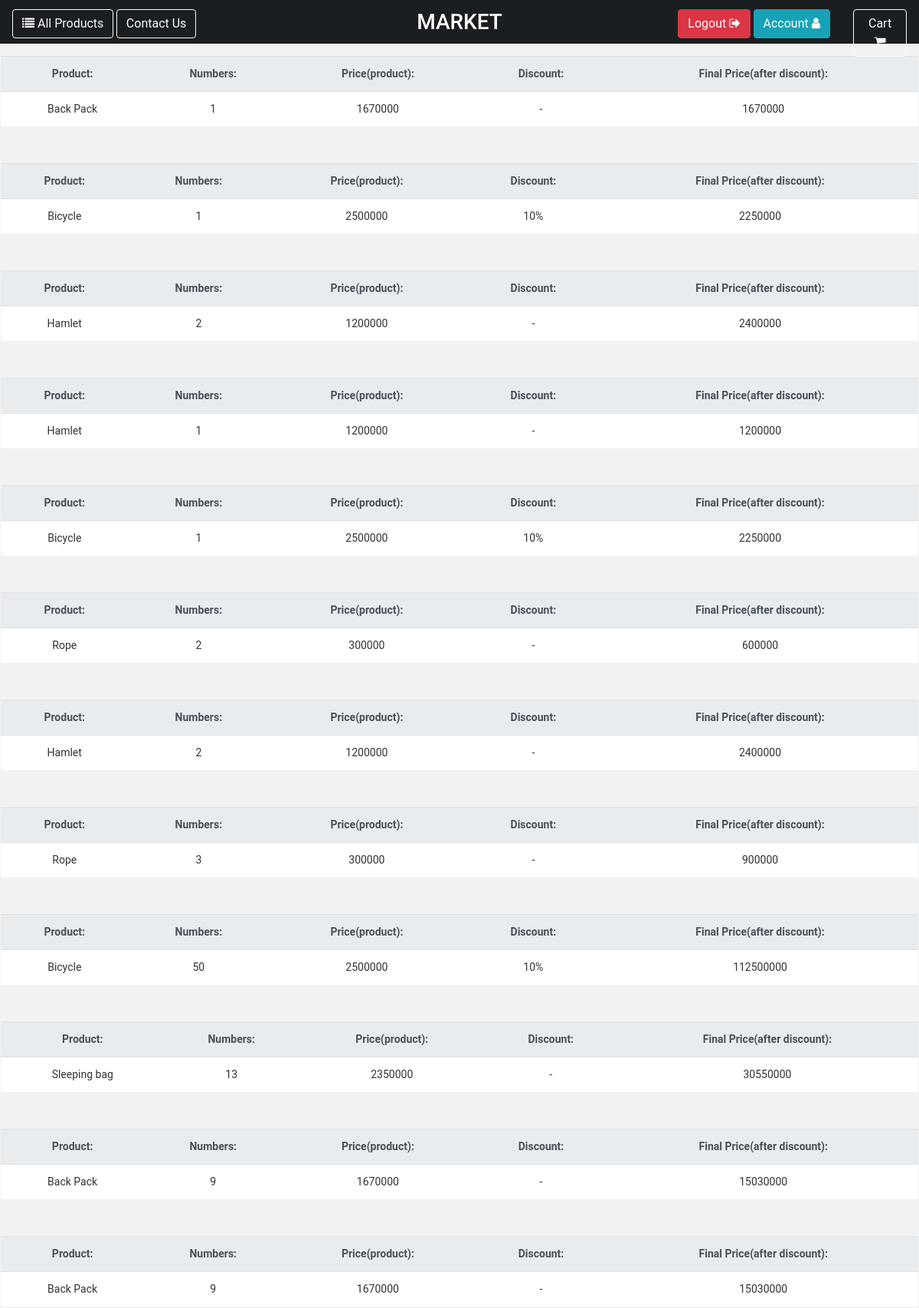
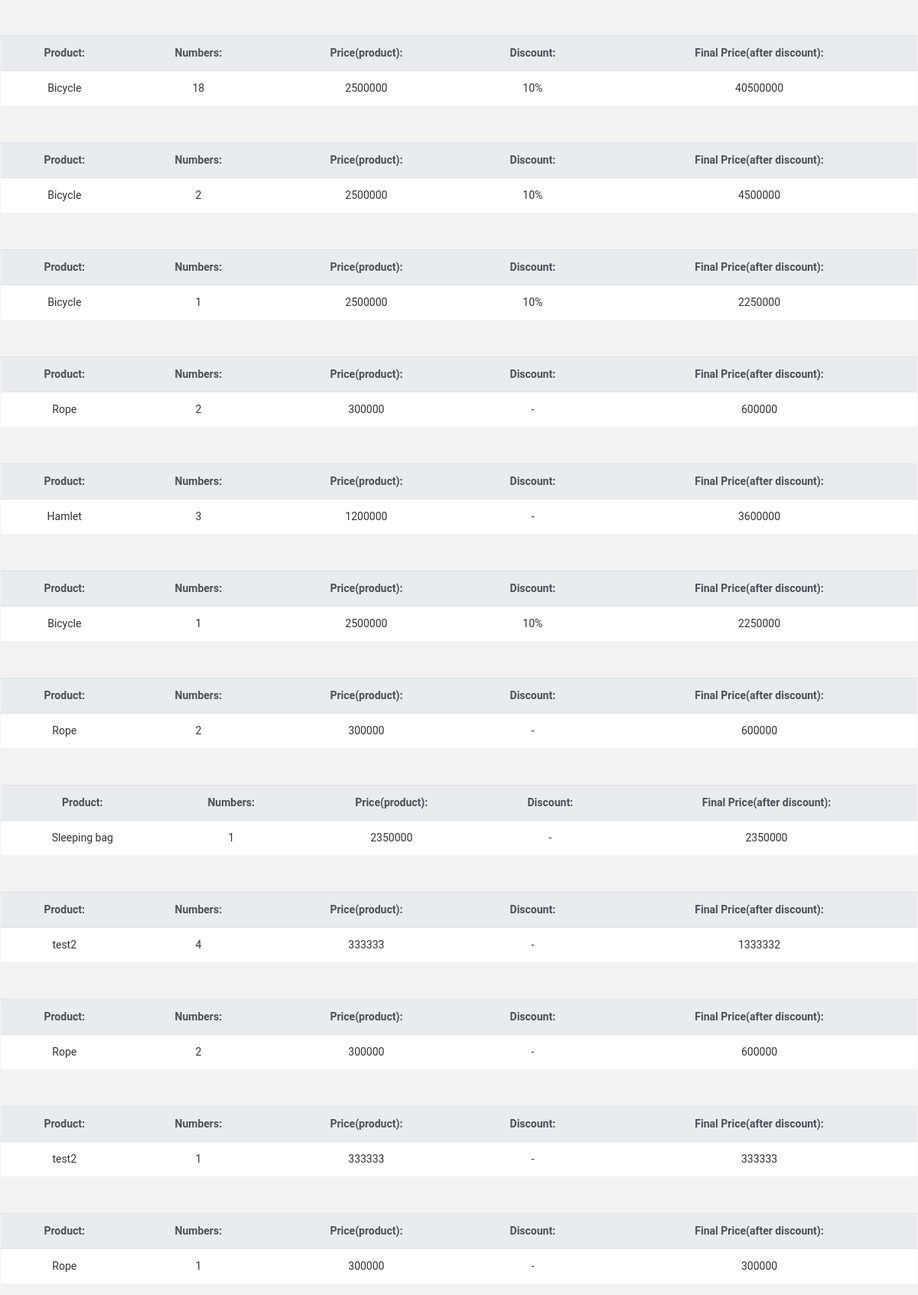
The app's page /order/ (signed in, upper part) with its own data (2 pictures, top to bottom).
### order/models.py (models this page shows, shortened)
class OrderItem(BaseModel):
    product = models.ForeignKey(Product, verbose_name=_('selected product'),
                                help_text=_('select product for add to your Cart'), on_delete=models.CASCADE,
                                null=True, blank=True)
    product_number = models.IntegerField(verbose_name=_('numbers'), help_text=_('specify number of selected product'),
                                         null=False, blank=False, default=1)
    cart = models.ForeignKey(Cart, verbose_name=_('cart'), help_text=_('specify cart'), null=True, blank=True,
                             on_delete=models.CASCADE, related_name='cart_orderitems',
                             related_query_name='customer_cart_orderitems')
    def check_inventory(self):
        if self.product_number >= 1:
            if self.product.inventory_status() == 'Available':
                if self.product_number <= self.product.inventory:
                    return True
                else:
                    return _('Inventory shortage for this numbers!')
            else:
                return _('This product is unavailable!')
        else:
            return _('This number is incorrect!')
    def calculate_order_item_price(self):
        checking = self.check_inventory()
        if checking:
            order_item_price = self.product_number * self.product.calculate_final_price()
            return int(order_item_price)
        else:
            return checking

### product/models.py (models this page shows, shortened)
class Product(BaseModel):
    name = models.CharField(verbose_name=_('english name'), max_length=50, help_text=_('enter name in english'),
                            null=False, blank=False)
    name_fa = models.CharField(verbose_name=_('farsi name'), max_length=50, help_text=_('enter name in farsi'),
                               null=False, blank=False)
    company_brand = models.CharField(verbose_name=_('english company brand'), max_length=30,
                                     help_text='enter company brand name in english', null=False, blank=False)
    company_brand_fa = models.CharField(verbose_name=_('farsi company brand'), max_length=30,
                                        help_text='enter company brand name in farsi', null=False, blank=False)
    category = models.ForeignKey(Category, verbose_name=_('category'), help_text=_('specify category'),
                                 on_delete=models.RESTRICT, null=False, blank=False)
    discount = models.ForeignKey(Discount, verbose_name=_('discount'), help_text=_('specify discount'),
                                 null=False, blank=False, on_delete=models.SET(0))
    price = models.IntegerField(verbose_name=_('price'), help_text=_('enter price'), null=False, blank=False)
    inventory = models.IntegerField(verbose_name=_('inventory'), help_text=_('specify product inventory'),
                                    null=False, blank=False)
    image = models.FileField(verbose_name=_('product image'), help_text=_('upload image of product'), null=True,
                             blank=True, upload_to='product/images/')
    specifications = models.CharField(verbose_name=_('english product specifications'), null=True, blank=True,
                                      help_text=_('enter product specifications in english'), max_length=100)
    specifications_fa = models.CharField(verbose_name=_('farsi product specifications'), null=True, blank=True,
                                         help_text=_('enter product specifications in farsi'), max_length=100)
    def calculate_final_price(self):
        final_price = self.price
        if self.discount.specify_discount_status() == 'Active':
            if self.discount.type == '$':
                final_price = self.price - self.discount.value
            elif self.discount.type == '%':
                if self.discount.value != 0:
                    final_price = self.price - ((self.discount.value / 100) * self.price)
                else:
                    pass
        return int(final_price)
    def inventory_status(self):
        if self.inventory > 0:
            status = _('Available')
        else:
            status = _('Unavailable')
        return status
    def __str__(self):
        return f'{self.name}'

class Discount(BaseModel):
    type = models.CharField(verbose_name=_('discount type'), help_text=_('specify type of discount'), null=False,
                            blank=False, choices=[('%', _('percent')), ('$', _('cash'))], max_length=15)
    value = models.IntegerField(verbose_name=_('discount value'), help_text=_('specify discount value'), null=True,
                                blank=True, default=0)
    max_value = models.IntegerField(verbose_name=_('maximum value'), help_text=_('specify maximum value'),
                                    null=True, blank=True)
    start_time = models.DateField(verbose_name=_('discount start time'),
                                  help_text=_('specify start time'), null=False, blank=False)
    expire_time = models.DateField(verbose_name=_('discount expire time'),
                                   help_text=_('specify expire time'), null=False, blank=False)
    def specify_discount_status(self):
        if datetime.now().date() > self.expire_time:
            status = 'Expired'
        elif datetime.now().date() < self.start_time:
            status = 'Waiting'
        else:
            status = 'Active'
        return status
    def __str__(self):
        if self.specify_discount_status() == 'Active':
            return f'{self.value}{self.type}'
        else:
            return '-'

### order/views.py (the view)
# urls.py: path('', OrderItemIndexView.as_view(), name='order_items_index'),
class OrderItemIndexView(generic.TemplateView):
    template_name = 'order/all_order_items.html'
    extra_context = {
        'order_items': OrderItem.objects.all()
    }

### core/models.py (called while the page is built)
    def get_queryset(self):
        return super().get_queryset().filter(deleted=False)

### templates/order/all_order_items.html (shortened to what this page needs)
{% extends "base.html" %}
{% load i18n %}
{% load static %}
{% block content %}
    <div class="container-fluid shadow">
        <div class="row" >
            {% for order_item in order_items %}
                {% include 'order/order_item_card.html' with order_item_card=order_item %}
            {% endfor %}
        </div>
    </div>
{% endblock %}

### templates/order/order_item_card.html
{% load i18n %}
<div class="container-fluid address_card_view text-left m-2 mt-2 p-2" style="">
    <div class="row form-group">
        <table class="table table-responsive-md m-auto">
            <tr style="background-color: #c2cbd1; text-align: center" class="thead-light">
                <th>
                    {% translate 'Product:' %}
                </th>
                <th>
                    {% translate 'Numbers:' %}
                </th>
                <th>
                    {% translate 'Price(product):' %}
                </th>
                <th>
                    {% translate 'Discount:' %}
                </th>
                <th>
                    {% translate 'Final Price(after discount):' %}
                </th>
            </tr>
            <tr style="background-color: white; text-align: center">
                <td style="color: #353232; ">{{ order_item_card.product }}</td>
                <td style="color: #353232; ">{{ order_item_card.product_number }}</td>
                <td style="color: #353232; ">{{ order_item_card.product.price }}</td>
                <td style="color: #353232; ">{{ order_item_card.product.discount }}</td>
                <td style="color: #353232; ">{{ order_item_card.calculate_order_item_price }}</td>
            </tr>
        </table>
    </div>
</div>

### static/shared/css/base.css (style rules this page uses)
html, body { height: 100%; }
body { margin: auto; padding: 10px; font-size: 14px; font-family: "Roboto","Lucida Grande","DejaVu Sans","Bitstream Vera Sans",Verdana,Arial,sans-serif; color: black; background: lightsteelblue; }

### records on screen
OrderItem: product "Back Pack", product_number "1", product.price "1670000", product.discount "-", calculate_order_item_price "1670000"
OrderItem: product "Bicycle", product_number "1", product.price "2500000", product.discount "10%", calculate_order_item_price "2250000"
OrderItem: product "Hamlet", product_number "2", product.price "1200000", product.discount "-", calculate_order_item_price "2400000"
OrderItem: product "Hamlet", product_number "1", product.price "1200000", product.discount "-", calculate_order_item_price "1200000"
OrderItem: product "Bicycle", product_number "1", product.price "2500000", product.discount "10%", calculate_order_item_price "2250000"
OrderItem: product "Rope", product_number "2", product.price "300000", product.discount "-", calculate_order_item_price "600000"
OrderItem: product "Hamlet", product_number "2", product.price "1200000", product.discount "-", calculate_order_item_price "2400000"
OrderItem: product "Rope", product_number "3", product.price "300000", product.discount "-", calculate_order_item_price "900000"
OrderItem: product "Bicycle", product_number "50", product.price "2500000", product.discount "10%", calculate_order_item_price "112500000"
OrderItem: product "Sleeping bag", product_number "13", product.price "2350000", product.discount "-", calculate_order_item_price "30550000"
OrderItem: product "Back Pack", product_number "9", product.price "1670000", product.discount "-", calculate_order_item_price "15030000"
OrderItem: product "Back Pack", product_number "9", product.price "1670000", product.discount "-", calculate_order_item_price "15030000"
OrderItem: product "Bicycle", product_number "18", product.price "2500000", product.discount "10%", calculate_order_item_price "40500000"
OrderItem: product "Bicycle", product_number "2", product.price "2500000", product.discount "10%", calculate_order_item_price "4500000"
OrderItem: product "Bicycle", product_number "1", product.price "2500000", product.discount "10%", calculate_order_item_price "2250000"
OrderItem: product "Rope", product_number "2", product.price "300000", product.discount "-", calculate_order_item_price "600000"
OrderItem: product "Hamlet", product_number "3", product.price "1200000", product.discount "-", calculate_order_item_price "3600000"
OrderItem: product "Bicycle", product_number "1", product.price "2500000", product.discount "10%", calculate_order_item_price "2250000"
OrderItem: product "Rope", product_number "2", product.price "300000", product.discount "-", calculate_order_item_price "600000"
OrderItem: product "Sleeping bag", product_number "1", product.price "2350000", product.discount "-", calculate_order_item_price "2350000"
OrderItem: product "test2", product_number "4", product.price "333333", product.discount "-", calculate_order_item_price "1333332"
OrderItem: product "Rope", product_number "2", product.price "300000", product.discount "-", calculate_order_item_price "600000"
OrderItem: product "test2", product_number "1", product.price "333333", product.discount "-", calculate_order_item_price "333333"
OrderItem: product "Rope", product_number "1", product.price "300000", product.discount "-", calculate_order_item_price "300000"
